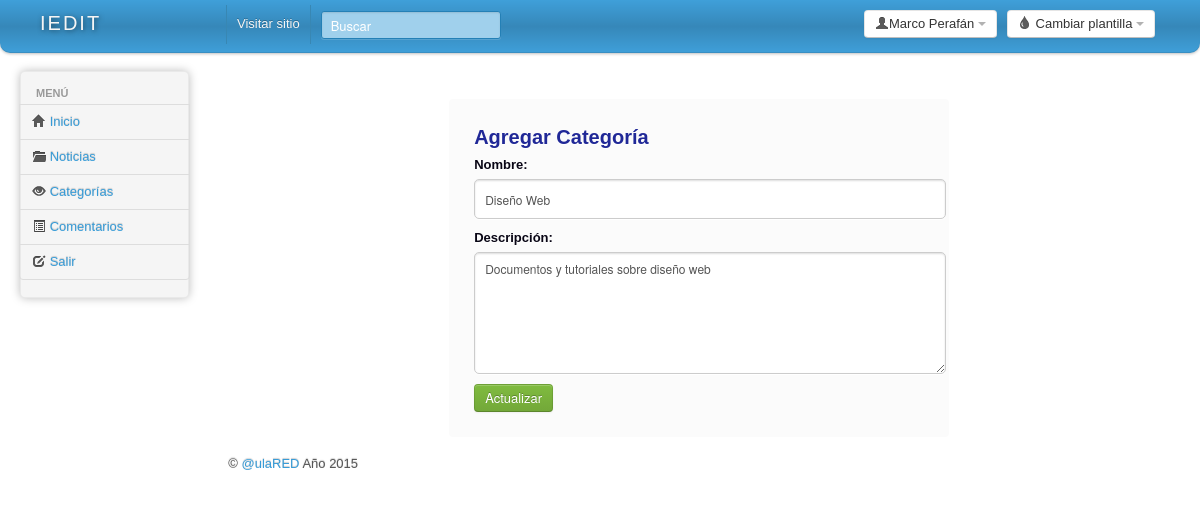
The page /administrador/modificarCategoria.php?id=1 (signed in) on the database its author committed.
### tables this page shows
CREATE TABLE IF NOT EXISTS `categoria` (
  `idcategoria` int(11) NOT NULL AUTO_INCREMENT,
  `categoria` varchar(45) DEFAULT NULL,
  `descripcion` varchar(255) DEFAULT NULL,
  PRIMARY KEY (`idcategoria`)
);

### administrador/class/principal.php (called while the page is built, shortened)
<?php
	class Principal{
		public function Conectar(){
			$servidor="localhost";
			$user = "root";
			$password = "00032064";
			$link = mysql_connect($servidor,$user,$password);
			$bd = "cblog";
			return $link;
		}
		public function comillas_inteligentes($valor)
		{
			return $valor;
		}
	}
?>

### administrador/class/categorias.php (called while the page is built, shortened)
<?php
	require_once 'principal.php';
	class Categorias extends Principal {
		private $categorias;
		public function __construct(){
			$this->categorias = array();
		}
		public function getId($id){
			$consulta = sprintf(
							"select idcategoria, categoria, descripcion from categoria where idcategoria=%s;",
							parent::comillas_inteligentes($id)
						);
			$result = mysql_query($consulta);
			while ($reg = mysql_fetch_assoc($result)) {
				$this->categorias[] = $reg;
			}
			return $this->categorias;
		}
	}
?>

### administrador/modificarCategoria.php (the view, shortened to what this page needs)
<?php
	require_once 'class/categorias.php';
	if (isset($_SESSION["id"]) and isset($_SESSION["nombre"])) {
		$categorias = new Categorias();
		$datos=$categorias->getId($_GET["id"]);
?>
<!DOCTYPE html>
<html lang="es">
<head>
	<?php include 'includes/head.php' ?>
</head>
<body>
		 <?php include 'includes/topbar.php' ?>
		<div class="container-fluid">
		<div class="row-fluid">
			<div class="span2 main-menu-span">
			<?php include 'includes/sidebar.php' ?>
			</div>
			<div id="content" class="span10">
			<div class="row-fluid">
			<div id="content" class="span12">
		   </div>
		   <div class="row-fluid">
			<div id="content" class="span12">
				<div>
					<div class="insertarform">
								<form action="" name="" method="post" id="contact-form">
									<h3>Agregar Categoría</h3>
								<div>
									<label>
									<span>Nombre: </span>
									<input type="text" name="categoria" title="Ingrese el nombre de la categoría"  required autofocus value="<?php echo $datos[0]['categoria']; ?>" />
									</label>
								</div>
								<div>
									<label>
									<span>Descripción: </span>
									<textarea name="descripcion"  title="Ingrese la descripción de la categoría" required="required"  ><?php echo $datos[0]['descripcion']; ?></textarea>
									</label>
								</div>
								<div>
								<input type="submit" <button class="btn btn-success" type="button" name="actualizar" value="Actualizar" title="Actualizar">
								</div>
								</form>
					</div>
				</div>
			</div>
		<?php include 'includes/footer.php' ?>
</body>
</html>
<?php
	} else {
		header("Location: index.php");
	}
?>

### administrador/css/form.css (style rules this page uses)
.insertarform { max-width:500px; width:95%; margin:0 auto; position:relative; }
#contact-form input[type="text"], #contact-form input[type="email"], #contact-form input[type="tel"], #contact-form input[type="url"], #contact-form textarea, #contact-form button[type="submit"] { font:400 12px/12px "Helvetica Neue", Helvetica, Arial, sans-serif; }
#contact-form { text-shadow:0 1px 0 #FFF; border-radius:4px; -webkit-border-radius:4px; -moz-border-radius:4px; background-color: #fbfbfb; padding:25px; }
#contact-form h3 { color:#202897; display:block; font-size:20px; }
#contact-form label span { cursor:pointer; color:#090615; display:block; margin:5px 0; font-weight:900; }
#contact-form input[type="text"], #contact-form input[type="email"], #contact-form input[type="tel"], #contact-form input[type="url"], #contact-form textarea { width:100%; box-shadow:inset 0 1px 2px #DDD, 0 1px 0 #FFF; -webkit-box-shadow:inset 0 1px 2px #DDD, 0 1px 0 #FFF; -moz-box-shadow:inset 0 1px 2px #DDD, 0 1px 0 #FFF; border:1px solid #CCC; background:#FFF; margin:0 0 5px; padding:10px; border-radius:5px; }
#contact-form textarea { height:100px; max-width:100%; }

### administrador/includes/head.php (style rules this page uses)
body { padding-bottom: 40px; }

### rows shown on the page
categoria: categoria "Diseño Web", descripcion "Documentos y tutoriales sobre diseño web"

### other values the page prints
$_SESSION["nombre"] "Marco Perafán"
